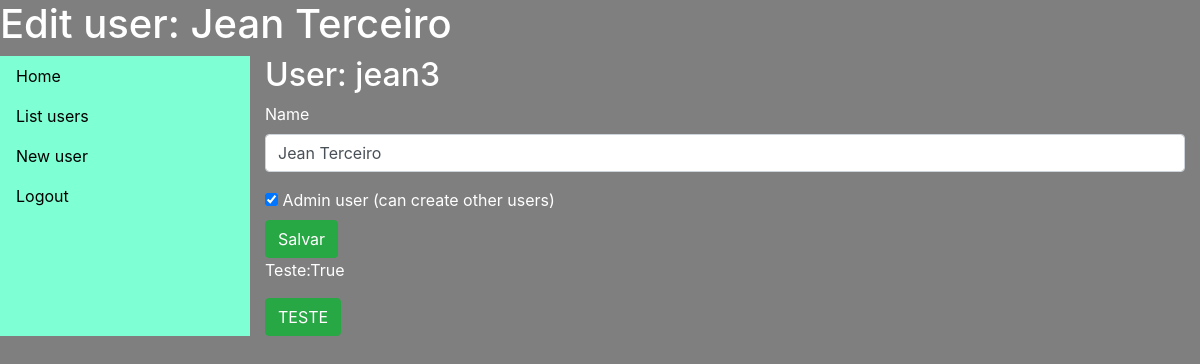
Page /users/edit/5/ on the earlier database version.
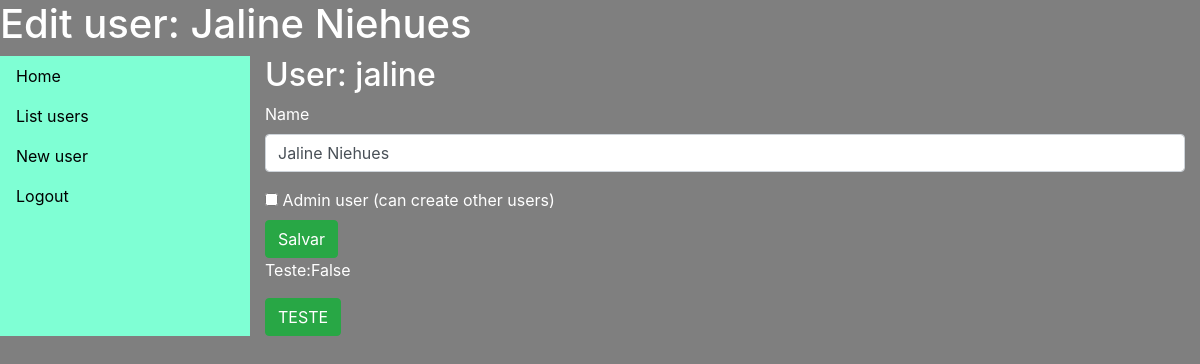
Same page on the later database version.
### models/calendar_model.py (models this page shows)
class User(SQLModel, table=True):
    id: Optional[int] = Field(default=None, primary_key=True, nullable=False)
    user_name: str = Field(index=True)
    name: str = Field(index=True)
    admin: bool = Field(nullable=True)
    password: str = Field(nullable=False)
    events: List["Event"] = Relationship(back_populates="users")

### views/user.py (the view)
@app.get('/users/edit/<id>/')
def editUserForm(id):
    users_list = listUsers(id)
    print(users_list)
    return render_template('edit_user.html', title = 'Edit user: ' + users_list.name, user=users_list)

### controller/users_controller.py (called while the page is built)
def listUsers(id=None, user_name=None):
    with Session(engine) as session:
        if id is not None or user_name is not None:
            statement = select(User).where(User.id == id).options(selectinload(User.events))
            user = session.exec(statement)
            return user.first()
        else:
            statement = select(User).options(selectinload(User.events))
            user = session.exec(statement)
            return user.all()

### templates/edit_user.html (shortened to what this page needs)
{% extends "template.html" %}
{% block title %}
<div class="page-header">
  <h1>{{ title }}</h1>
</div>
{% endblock title %}
{% block content %}
<body>
  <div class="container">
    <h2>User: {{ user.user_name }}</h2>
    <form action="/users/{{user.id}}" method="post" id="userEditForm">
      <fieldset>
        <div class="form-group">
          <label for="name">Name</label>
          <input type="text" id="name" name="name" class="form-control" value="{{ user.name }}">
        </div>
        <input type="checkbox" id="admin" name="admin" value="{{ user.admin }}">
        <label for="admin"> Admin user (can create other users)</label><br>
        <button type="submit" class="btn btn-success">Salvar</button>
      </fieldset>
    </form>
    <p>Teste:{{ user.admin }} </p>
    <button class="btn btn-success teste">TESTE</button>
  </div>
</body>
{% endblock content %}

Differences in the rows shown:
changed User: user_name "jean3" → "jaline"; name "Jean Terceiro" → "Jaline Niehues"; admin "True" → "False"
Other differences:
{{ title }}: "Edit user: Jean Terceiro" → "Edit user: Jaline Niehues"
form field admin: "☑" → "☐"
